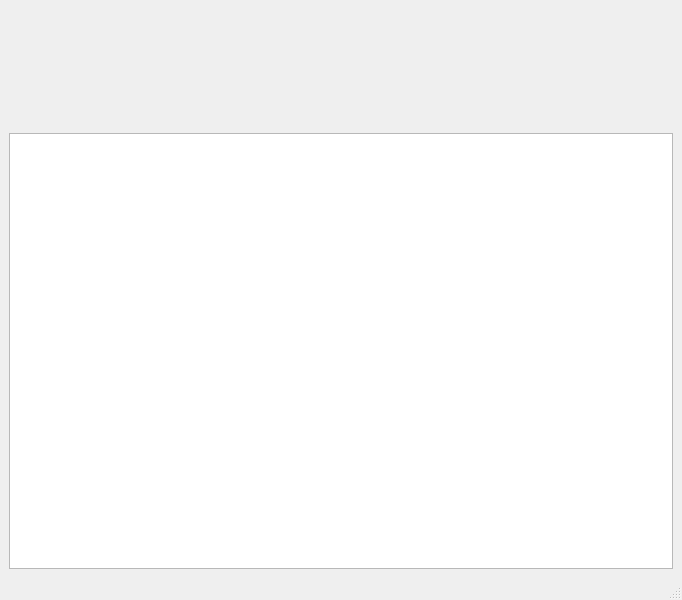
<?xml version="1.0" encoding="UTF-8"?>
<ui version="4.0">
 <class>MainWindow</class>
 <widget class="QMainWindow" name="MainWindow">
  <property name="geometry">
   <rect>
    <x>0</x>
    <y>0</y>
    <width>682</width>
    <height>600</height>
   </rect>
  </property>
  <property name="windowTitle">
   <string>MainWindow</string>
  </property>
  <widget class="QWidget" name="centralwidget">
   <layout class="QVBoxLayout" name="verticalLayout_2">
    <item>
     <layout class="QVBoxLayout" name="verticalLayout">
      <item>
       <widget class="TSerial" name="serial" native="true">
        <property name="sizePolicy">
         <sizepolicy hsizetype="Preferred" vsizetype="Fixed">
          <horstretch>0</horstretch>
          <verstretch>0</verstretch>
         </sizepolicy>
        </property>
        <property name="minimumSize">
         <size>
          <width>0</width>
          <height>25</height>
         </size>
        </property>
       </widget>
      </item>
      <item>
       <widget class="TReadReg" name="readReg" native="true">
        <property name="sizePolicy">
         <sizepolicy hsizetype="Preferred" vsizetype="Fixed">
          <horstretch>0</horstretch>
          <verstretch>0</verstretch>
         </sizepolicy>
        </property>
        <property name="minimumSize">
         <size>
          <width>0</width>
          <height>25</height>
         </size>
        </property>
       </widget>
      </item>
      <item>
       <widget class="QWidget" name="writeReg" native="true">
        <property name="sizePolicy">
         <sizepolicy hsizetype="Preferred" vsizetype="Fixed">
          <horstretch>0</horstretch>
          <verstretch>0</verstretch>
         </sizepolicy>
        </property>
        <property name="minimumSize">
         <size>
          <width>0</width>
          <height>25</height>
         </size>
        </property>
       </widget>
      </item>
      <item>
       <widget class="TControl" name="control" native="true">
        <property name="sizePolicy">
         <sizepolicy hsizetype="Preferred" vsizetype="Fixed">
          <horstretch>0</horstretch>
          <verstretch>0</verstretch>
         </sizepolicy>
        </property>
        <property name="minimumSize">
         <size>
          <width>0</width>
          <height>25</height>
         </size>
        </property>
       </widget>
      </item>
      <item>
       <widget class="QTextBrowser" name="textBrowser"/>
      </item>
     </layout>
    </item>
   </layout>
  </widget>
  <widget class="QMenuBar" name="menubar">
   <property name="geometry">
    <rect>
     <x>0</x>
     <y>0</y>
     <width>682</width>
     <height>21</height>
    </rect>
   </property>
  </widget>
  <widget class="QStatusBar" name="statusbar"/>
 </widget>
 <customwidgets>
  <customwidget>
   <class>TSerial</class>
   <extends>QWidget</extends>
   <header>serial.h</header>
   <container>1</container>
  </customwidget>
  <customwidget>
   <class>TReadReg</class>
   <extends>QWidget</extends>
   <header>readreg/readreg.h</header>
   <container>1</container>
  </customwidget>
  <customwidget>
   <class>TControl</class>
   <extends>QWidget</extends>
   <header>control.h</header>
   <container>1</container>
  </customwidget>
 </customwidgets>
 <resources/>
 <connections/>
</ui>
